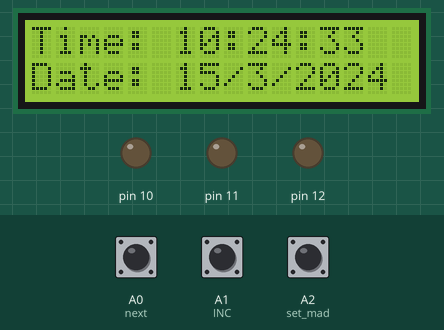
Recording of a sketch running on a simulated Arduino Nano, built with avr-gcc and run on an emulated ATmega328P. On the bench: 16×2 character LCD, output pins drawn as LEDs (lit = HIGH). The inputs (shaded band) are chosen by the test bench; at power-on: A2 (set_mad) HIGH, A0 (next) HIGH, A1 (INC) HIGH. The local clock reads 2024-03-15 10:24:30 at power-on unless the sketch sets it; EEPROM starts erased.

Above: at 3.2 s.
3.3 s: A2 (set_mad) pulled LOW for 0.25 s
At 4.2 s:
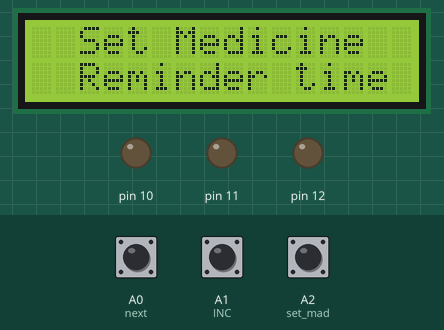
6.5 s: A0 (next) pulled LOW for 1 s
10.5 s: A1 (INC) pulled LOW for 0.25 s
At 11.4 s:
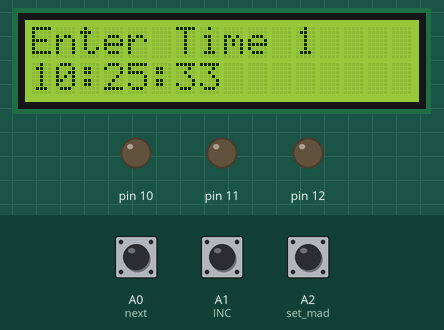
12.2 s: A0 (next) pulled LOW for 0.25 s
At 15.2 s:
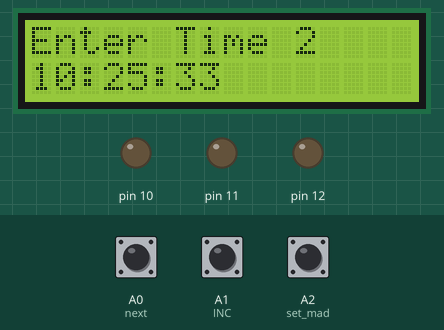
15.4 s: A1 (INC) pulled LOW for 1 s
At 17.5 s:
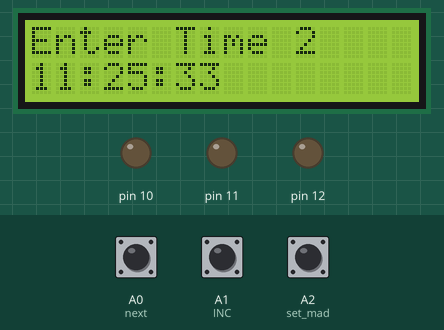
19.4 s: A1 (INC) pulsed LOW 2 times (0.12 s each, 0.3 s apart)
At 20.8 s:
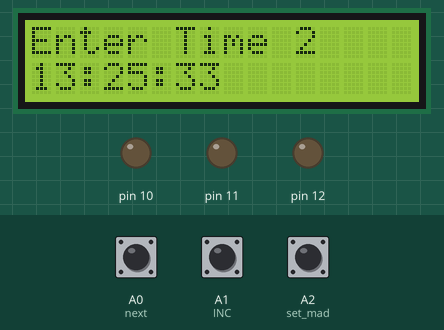
Timing chart, 0 to 22.4 s (numbered marks = the images above; inputs shaded):
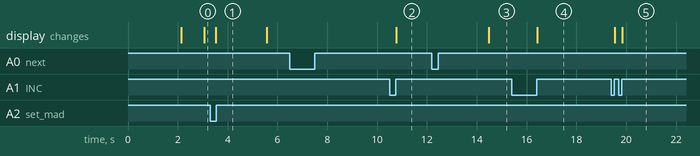

The sketch:

SMR_Final_Code.ino
```cpp
#include <Wire.h>
#include <EEPROM.h>
#include <RTClib.h> //by Adafruit
#include <LiquidCrystal_I2C.h> //by Frank de Brabander

LiquidCrystal_I2C lcd(0x27, 16, 2); // Address 0x27, 16 columns, 2 rows
RTC_DS1307 RTC;
int temp, inc, hours1, minut, add = 11;
int next = A0;
int INC = A1;
int set_mad = A2;
int HOUR, MINUT, SECOND;
#define buzzer A6

void setup() {
  Wire.begin();
  RTC.begin();
  lcd.backlight();
  lcd.begin(16, 2);
  pinMode(INC, INPUT_PULLUP); // Using internal pull-up resistors
  pinMode(next, INPUT_PULLUP); // Using internal pull-up resistors
  pinMode(set_mad, INPUT_PULLUP); // Using internal pull-up resistors
  pinMode(A6, OUTPUT);
  pinMode(10, OUTPUT);
  pinMode(11, OUTPUT);
  pinMode(12, OUTPUT);

  lcd.setCursor(0, 0);
  lcd.print("Medicine reminder");
  lcd.setCursor(0, 1);
  lcd.print(" Using Arduino  ");
  delay(2000);
  if (!RTC.isrunning()) {
    RTC.adjust(DateTime(__DATE__, __TIME__));
  }
}

void loop() {
  int temp = 0, val = 1, temp4;
  DateTime now = RTC.now();
  if (digitalRead(set_mad) == LOW)  // Button pressed logic changed
  {
    lcd.setCursor(0, 0);
    lcd.print("  Set Medicine  ");
    lcd.setCursor(0, 1);
    lcd.print("  Reminder time ");
    delay(2000);
    lcd.clear();
    lcd.setCursor(0, 0);
    lcd.print("Enter Time 1");
    defualt();
    time(1);
    delay(1000);
    lcd.clear();
    lcd.setCursor(0, 0);
    lcd.print("Enter Time 2");
    defualt();
    delay(1000);
    time(2);
    lcd.clear();
    lcd.setCursor(0, 0);
    lcd.print("Enter Time 3");
    defualt();
    time(3);
    lcd.setCursor(0, 0);
    lcd.print("Medicin reminder");
    lcd.setCursor(0, 1);
    lcd.print("  time has set  ");
    delay(2000);
  }
  lcd.clear();
  lcd.setCursor(0, 0);
  lcd.print("Time:");
  lcd.setCursor(6, 0);
  lcd.print(HOUR = now.hour(), DEC);
  lcd.print(":");
  lcd.print(MINUT = now.minute(), DEC);
  lcd.print(":");
  lcd.print(SECOND = now.second(), DEC);
  lcd.setCursor(0, 1);
  lcd.print("Date: ");
  lcd.print(now.day(), DEC);
  lcd.print("/");
  lcd.print(now.month(), DEC);
  lcd.print("/");
  lcd.print(now.year(), DEC);
  match();
  delay(200);
}

void defualt() {
  lcd.setCursor(0, 1);
  lcd.print(HOUR);
  lcd.print(":");
  lcd.print(MINUT);
  lcd.print(":");
  lcd.print(SECOND);
}

void time(int x) {
  int temp = 1;
  while (temp == 1) {
    if (digitalRead(INC) == LOW) {
      HOUR++;
      if (HOUR == 24) {
        HOUR = 0;
      }
      while (digitalRead(INC) == LOW);
    }
    lcd.clear();
    lcd.setCursor(0, 0);
    lcd.print("Enter Time ");
    lcd.print(x);
    lcd.setCursor(0, 1);
    lcd.print(HOUR);
    lcd.print(":");
    lcd.print(MINUT);
    lcd.print(":");
    lcd.print(SECOND);
    delay(100);
    if (digitalRead(next) == LOW) {
      hours1 = HOUR;
      EEPROM.write(add++, hours1);
      temp = 2;
      while (digitalRead(next) == LOW);
    }
  }

  temp = 2; // Resetting temp for the next loop
  while (temp == 2) {
    if (digitalRead(INC) == LOW) {
      MINUT++;
      if (MINUT == 60) { MINUT = 0; }
      while (digitalRead(INC) == LOW);
    }
    lcd.clear();
    lcd.setCursor(0, 0);
    lcd.print("Enter Time ");
    lcd.print(x);
    lcd.setCursor(0, 1);
    lcd.print(HOUR);
    lcd.print(":");
    lcd.print(MINUT);
    lcd.print(":");
    lcd.print(SECOND);
    delay(100);
    if (digitalRead(next) == LOW) {
      minut = MINUT;
      EEPROM.write(add++, minut);
      temp = 0;
      while (digitalRead(next) == LOW);
    }
  }
  delay(1000);
}

void match() {
  int tem[17];
  for (int i = 11; i < 17; i++) {
    tem[i] = EEPROM.read(i);
  }
  if (HOUR == tem[11] && MINUT == tem[12]) {

    lcd.setCursor(0, 0);
    lcd.print("  Take Group One  ");
    lcd.setCursor(0, 1);
    lcd.print("     Medicine     ");
    digitalWrite(10, HIGH);  // turn the LED on (HIGH is the voltage level)
    delay(1000);                      // wait for a second
    digitalWrite(10, LOW);   // turn the LED off by making the voltage LOW
    delay(1000);
    digitalWrite(A6,HIGH);    //Buzzer high
    delay(500);
    digitalWrite(A6,LOW);  //Buzzer low
    delay(500);

  }

  if (HOUR == tem[13] && MINUT == tem[14]) {

    lcd.setCursor(0, 0);
    lcd.print("  Take Group Two  ");
    lcd.setCursor(0, 1);
    lcd.print("     Medicine     ");
    digitalWrite(11, HIGH);  // turn the LED on (HIGH is the voltage level)
    delay(1000);                      // wait for a second
    digitalWrite(11, LOW);   // turn the LED off by making the voltage LOW
    delay(1000);
     digitalWrite(A6,HIGH);  //Buzzer high
    delay(500);
    digitalWrite(A6,LOW);  //Buzzer low
    delay(500);

  }

  if (HOUR == tem[15] && MINUT == tem[16]) {

    lcd.setCursor(0, 0);
    lcd.print("Take Group Three ");
    lcd.setCursor(0, 1);
    lcd.print("     Medicine    ");
    digitalWrite(12, HIGH);  // turn the LED on (HIGH is the voltage level)
    delay(1000);                      // wait for a second
    digitalWrite(12, LOW);   // turn the LED off by making the voltage LOW
    delay(1000);
    digitalWrite(A6,HIGH);  //Buzzer high
    delay(500);
    digitalWrite(A6,LOW);  //Buzzer low
    delay(500);

  }
}
```

Measured:
- after the input at 3.3 s, the display: changes after 0.23 s (image 1)
- after the input at 6.5 s, every drawn part: stays the same
- after the input at 10.5 s, the display: changes after 0.27 s (image 2)
- after the input at 12.2 s, the display: changes after 2.3 s (image 3)
- after the input at 15.4 s, the display: changes after 1.0 s (image 4)
- after the input at 19.4 s, the display: first changes after 0.14 s (image 5 shows a later state)
